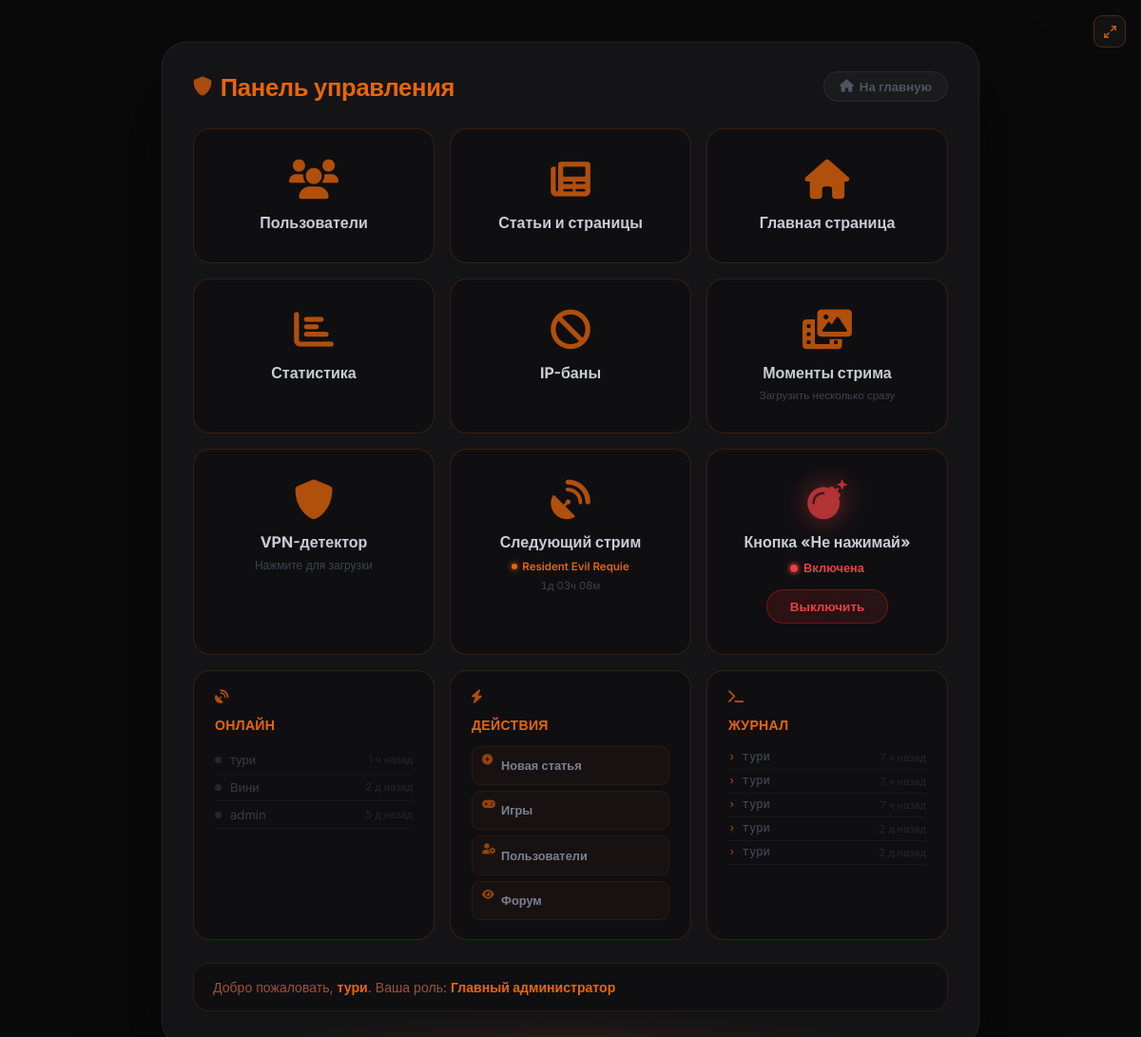
Page /admin (signed in) on the earlier database version.
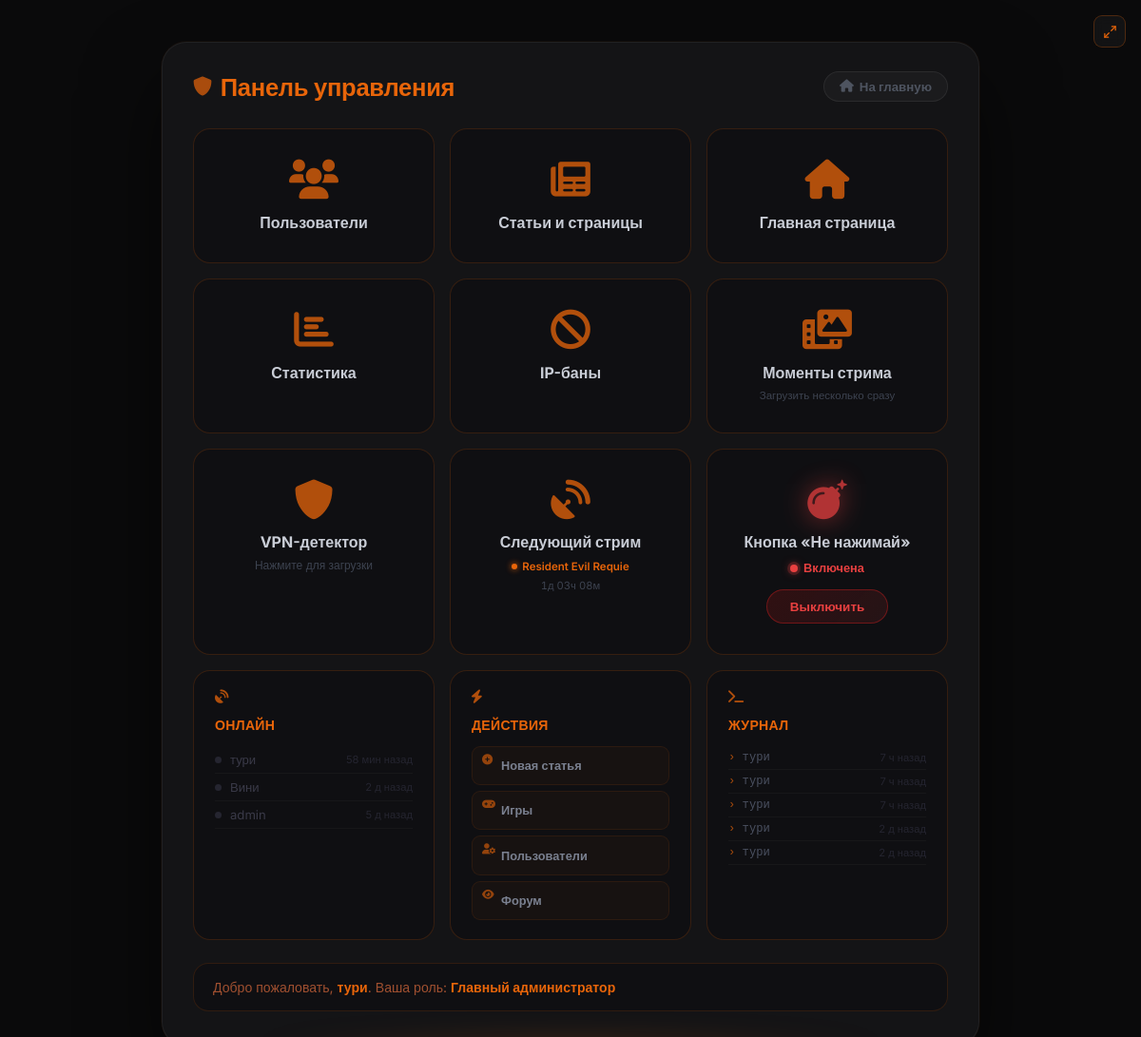
Same page on the later database version.
### models.py (models this page shows, shortened)
class NextStream(db.Model):
    __tablename__ = 'next_stream'
    id          = db.Column(db.Integer, primary_key=True)
    enabled     = db.Column(db.Boolean, default=False)
    title       = db.Column(db.String(200), default='')
    stream_dt   = db.Column(db.String(30),  default='')   # ISO: 2026-03-20T18:00
    description = db.Column(db.String(300), default='')

class User(db.Model, UserMixin):
    __tablename__ = 'users'
    id             = db.Column(db.Integer, primary_key=True)
    username       = db.Column(db.String(80),  unique=True, nullable=False)
    email          = db.Column(db.String(120), unique=True, nullable=False)
    password_hash  = db.Column(db.String(256), nullable=False)
    role           = db.Column(db.Integer, default=0)
    created_at     = db.Column(db.DateTime, default=datetime.utcnow)   # дата регистрации
    last_seen      = db.Column(db.DateTime, default=datetime.utcnow)
    banned_until   = db.Column(db.DateTime, nullable=True)
    ban_reason     = db.Column(db.String(500), nullable=True)
    banned_by_id   = db.Column(db.Integer, db.ForeignKey('users.id'), nullable=True)
    recovery_key   = db.Column(db.String(256), nullable=True)
    avatar         = db.Column(db.String(300), nullable=True)
    terms_agreed   = db.Column(db.Boolean, default=False)
    privacy_agreed = db.Column(db.Boolean, default=False)
    articles       = db.relationship('Article',  backref='author',     lazy='dynamic', foreign_keys='Article.author_id')
    comments       = db.relationship('Comment',  backref='author',     lazy='dynamic', foreign_keys='Comment.author_id')
    votes          = db.relationship('Vote',     backref='user',       lazy='dynamic')
    extra_pages    = db.relationship('ExtraPage', backref='author',    lazy='dynamic', foreign_keys='ExtraPage.author_id')
    comment_reactions = db.relationship('CommentReaction', backref='user', lazy='dynamic')
    def can_ip_ban(self):
        return self.role >= 4

### app.py (the view)
@app.route('/admin')
@login_required
@editor_required
def admin_panel():
    from sqlalchemy import func as sqlfunc
    settings = SiteSettings.get()
    stats = None
    digest_data = {}
    if current_user.role >= 4:
        stats = type('S', (), {
            'articles': Article.query.count(),
            'users':    User.query.count(),
            'comments': Comment.query.count(),
            'views':    db.session.query(sqlfunc.sum(Article.views)).scalar() or 0,
        })()
        recent_comments = Comment.query.order_by(Comment.created_at.desc()).limit(5).all()
        now = datetime.utcnow()
        def ago(dt):
            d = now - dt
            if d.seconds < 60: return 'только что'
            if d.seconds < 3600: return f'{d.seconds//60} мин назад'
            if d.days == 0: return f'{d.seconds//3600} ч назад'
            return f'{d.days} д назад'
        digest_data['recent_comments'] = [
            {'author': c.author.username if c.author else '?', 'ago': ago(c.created_at)}
            for c in recent_comments
        ]
        recent_users = User.query.order_by(User.last_seen.desc()).limit(5).all()
        digest_data['recent_users'] = [
            {'username': u.username,
             'ago': ago(u.last_seen),
             'online': (now - u.last_seen).total_seconds() < 300}
            for u in recent_users
        ]
    open_reports_count = Report.query.filter_by(resolved=False).count()
    return render_template('admin/dashboard.html',
                           chaos_button_enabled=settings.chaos_button_enabled,
                           stats=stats,
                           digest_data=digest_data,
                           next_stream_widget=NextStream.query.first(),
                           open_reports_count=open_reports_count)

### templates/admin/dashboard.html (shortened to what this page needs)
{% extends "base.html" %}
{% block content %}
<div class="admin-outer">
<div class="admin-card">
    <div class="admin-header">
        <h2 class="admin-title"><i class="fas fa-shield-alt"></i> Панель управления</h2>
        <a href="{{ url_for('index') }}" class="btn btn-secondary"><i class="fas fa-home"></i> На главную</a>
    </div>
    <div class="dash-grid">
        <a href="{{ url_for('admin_users') }}" class="dash-tile">
            <i class="fas fa-users"></i>
            <div class="dash-tile-label">Пользователи</div>
        </a>
        <a href="{{ url_for('admin_articles') }}" class="dash-tile">
            <i class="fas fa-newspaper"></i>
            <div class="dash-tile-label">Статьи и страницы</div>
        </a>
        <a href="{{ url_for('admin_home_settings') }}" class="dash-tile">
            <i class="fas fa-home"></i>
            <div class="dash-tile-label">Главная страница</div>
        </a>
        {% set _perm = current_user.permissions if current_user.permissions else none %}
        {% if current_user.role >= 4 or (_perm and _perm.can_see_stats) %}
        <a href="{{ url_for('admin_stats') }}" class="dash-tile">
            <i class="fas fa-chart-bar"></i>
            <div class="dash-tile-label">Статистика</div>
        </a>
        {% endif %}
        {% if current_user.can_ip_ban() or (_perm and _perm.can_ip_ban) %}
        <a href="{{ url_for('ip_ban_list') }}" class="dash-tile">
            <i class="fas fa-ban"></i>
            <div class="dash-tile-label">IP-баны</div>
        </a>
        {% endif %}
        {% if current_user.role >= 4 or (_perm and _perm.can_edit_home) %}
        <a href="{{ url_for('admin_home_settings') }}" class="dash-tile">
            <i class="fas fa-photo-film" style="color:#e8650a;"></i>
            <div class="dash-tile-label">Моменты стрима</div>
            <div style="margin-top:6px;font-size:0.72rem;color:#3d4350;">Загрузить несколько сразу</div>
        </a>
        {% endif %}
        {% if current_user.role >= 4 or (_perm and _perm.can_vpn_detect) %}
        <div class="dash-tile" id="vpnTile" style="cursor:pointer;" onclick="loadVpnLogs()">
            <i class="fas fa-shield-alt" style="color:#e8650a;"></i>
            <div class="dash-tile-label">VPN-детектор</div>
            <div id="vpnCount" style="margin-top:6px;font-size:0.75rem;color:#3d4350;">Нажмите для загрузки</div>
        </div>
        {% endif %}
        {% if current_user.role >= 4 or (_perm and _perm.can_next_stream) %}
        <div class="dash-tile" style="cursor:pointer;position:relative;overflow:hidden;" onclick="document.getElementById('nswModal').style.display='flex'">
            <i class="fas fa-satellite-dish" style="color:#e8650a;"></i>
            <div class="dash-tile-label">Следующий стрим</div>
            {% if next_stream_widget and next_stream_widget.enabled and next_stream_widget.stream_dt %}
            <div style="margin-top:8px;font-size:0.72rem;font-weight:600;color:#e8650a;display:flex;align-items:center;gap:5px;justify-content:center;">
                <span style="width:6px;height:6px;border-radius:50%;background:#e8650a;box-shadow:0 0 6px #e8650a;animation:chaosInd 1.2s ease infinite;"></span>
                {% if next_stream_widget.title %}{{ next_stream_widget.title[:20] }}{% else %}Настроен{% endif %}
            </div>
            <div id="dashNswTimer" style="margin-top:6px;font-size:0.7rem;color:#3d4350;font-variant-numeric:tabular-nums;"></div>
            {% else %}
            <div style="margin-top:6px;font-size:0.72rem;color:#2a2d35;">Нажмите для настройки</div>
            {% endif %}
        </div>
        {% endif %}
        {% if current_user.role >= 4 or (_perm and _perm.can_toggle_chaos) or (_perm and _perm.can_broadcast) %}
        {% if current_user.role >= 4 or (_perm and _perm.can_toggle_chaos) %}
        <div class="dash-tile" style="cursor:default;">
            <i class="fas fa-bomb" style="
                color:{% if chaos_button_enabled %}#e84040{% else %}#e8650a{% endif %};
                filter:{% if chaos_button_enabled %}drop-shadow(0 0 14px rgba(232,64,64,0.7)){% else %}none{% endif %};
                transition:all 0.3s;
            "></i>
            <div class="dash-tile-label">Кнопка «Не нажимай»</div>
            <div style="margin-top:9px;font-size:0.8rem;font-weight:700;
                display:inline-flex;align-items:center;gap:6px;
                color:{% if chaos_button_enabled %}#e84040{% else %}#3d4350{% endif %};">
                <span style="width:8px;height:8px;border-radius:50%;display:inline-block;
                    {% if chaos_button_enabled %}background:#e84040;box-shadow:0 0 0 3px rgba(232,64,64,0.2),0 0 10px rgba(232,64,64,0.6);animation:chaosInd 1s ease-in-out infinite;
                    {% else %}background:#252529;border:1px solid #333;{% endif %}"></span>
                {% if chaos_button_enabled %}Включена{% else %}Выключена{% endif %}
            </div>
            <form method="POST" action="{{ url_for('toggle_chaos_button') }}" style="margin-top:14px;">
                <button type="submit" style="padding:9px 24px;border-radius:20px;font-size:0.84rem;font-weight:700;
                    cursor:pointer;font-family:inherit;transition:all 0.22s;
                    {% if chaos_button_enabled %}
                    background:linear-gradient(135deg,rgba(180,20,20,0.2),rgba(232,64,64,0.1));
                    border:1px solid rgba(200,30,30,0.45);color:#e84040;
                    {% else %}
                    background:linear-gradient(135deg,rgba(232,101,10,0.15),rgba(232,101,10,0.06));
                    border:1px solid rgba(232,101,10,0.38);color:#e8650a;
                    {% endif %}">
                    {% if chaos_button_enabled %}Выключить{% else %}Включить{% endif %}
                </button>
            </form>
        </div>
        {% endif %}
        <div class="dash-tile" style="cursor:default;text-align:left;padding:20px 22px;">
            <div style="color:#e8650a;font-size:0.88rem;font-weight:800;letter-spacing:0.3px;margin-bottom:14px;">
                <i class="fas fa-satellite-dish" style="margin-right:7px;font-size:0.9rem;"></i>ОНЛАЙН
            </div>
            {% if digest_data and digest_data.recent_users %}
            {% for u in digest_data.recent_users %}
            <div style="display:flex;align-items:center;gap:9px;padding:6px 0;border-bottom:1px solid rgba(255,255,255,0.03);">
                <span style="width:7px;height:7px;border-radius:50%;flex-shrink:0;
                    {% if u.online %}background:#30c060;box-shadow:0 0 6px rgba(48,192,96,0.7);
                    {% else %}background:#252530;{% endif %}"></span>
                <span style="color:{% if u.online %}#c9cdd6{% else %}#3a3a48{% endif %};font-size:0.82rem;font-weight:{% if u.online %}600{% else %}400{% endif %};flex:1;overflow:hidden;text-overflow:ellipsis;white-space:nowrap;">{{ u.username }}</span>
                <span style="color:#252530;font-size:0.7rem;white-space:nowrap;">{{ u.ago }}</span>
            </div>
            {% endfor %}
            {% else %}
            <div style="color:#252530;font-size:0.8rem;padding:12px 0;">Нет данных</div>
            {% endif %}
        </div>
        <div class="dash-tile" style="cursor:default;text-align:left;padding:20px 22px;">
            <div style="color:#e8650a;font-size:0.88rem;font-weight:800;letter-spacing:0.3px;margin-bottom:14px;">
                <i class="fas fa-bolt" style="margin-right:7px;font-size:0.9rem;"></i>ДЕЙСТВИЯ
            </div>
            <div style="display:flex;flex-direction:column;gap:6px;">
                {% set actions = [
                    (url_for('admin_article_create'), 'fas fa-plus-circle', 'Новая статья'),
                    (url_for('admin_games'),          'fas fa-gamepad',     'Игры'),
                    (url_for('admin_users'),          'fas fa-user-cog',    'Пользователи'),
                    (url_for('forum'),                'fas fa-eye',         'Форум'),
                ] %}
                {% for href, icon, lbl in actions %}
                <a href="{{ href }}" style="display:flex;align-items:center;gap:9px;padding:7px 10px;
                    border-radius:9px;background:rgba(232,101,10,0.04);border:1px solid rgba(232,101,10,0.1);
                    color:#7a8090;font-size:0.8rem;font-weight:600;text-decoration:none;transition:all 0.18s;"
                    onmouseover="this.style.background='rgba(232,101,10,0.1)';this.style.color='#e8650a';this.style.borderColor='rgba(232,101,10,0.3)'"
                    onmouseout="this.style.background='rgba(232,101,10,0.04)';this.style.color='#7a8090';this.style.borderColor='rgba(232,101,10,0.1)'">
                    <i class="{{ icon }}" style="width:11px;font-size:0.7rem;text-align:center;opacity:0.6;color:#e8650a;flex-shrink:0;"></i> {{ lbl }}
                </a>
                {% endfor %}
            </div>
        </div>
        <div class="dash-tile" style="cursor:default;text-align:left;padding:20px 22px;">
            <div style="color:#e8650a;font-size:0.88rem;font-weight:800;letter-spacing:0.3px;margin-bottom:14px;">
                <i class="fas fa-terminal" style="margin-right:7px;font-size:0.9rem;"></i>ЖУРНАЛ
            </div>
            {% if digest_data and digest_data.recent_comments %}
            {% for c in digest_data.recent_comments %}
            <div style="display:flex;justify-content:space-between;align-items:center;padding:5px 0;
                border-bottom:1px solid rgba(255,255,255,0.03);">
                <span style="color:#4a5060;font-size:0.76rem;font-family:monospace;">
                    <span style="color:#e8650a;opacity:0.7;">›</span> {{ c.author }}
                </span>
                <span style="color:#252530;font-size:0.7rem;">{{ c.ago }}</span>
            </div>
            {% endfor %}
            {% else %}
            <div style="color:#252530;font-size:0.8rem;padding:12px 0;font-family:monospace;">_ нет событий</div>
            {% endif %}
        </div>
        {% endif %}
    </div>
    <div class="welcome-box">
        Добро пожаловать, <strong>{{ current_user.username }}</strong>. Ваша роль:
        <strong>
        {% if current_user.role == 4 %}Главный администратор
        {% elif current_user.role == 3 %}Старший модератор
        {% elif current_user.role == 2 %}Редактор
        {% elif current_user.role == 1 %}Модератор чата
        {% else %}Обычный пользователь{% endif %}
        </strong>
    </div>
</div>
</div>
{% endblock %}

### templates/base.html (shortened to what this page needs)
<!DOCTYPE html>
<html lang="ru">
<head>
    <link rel="stylesheet" href="https://cdnjs.cloudflare.com/ajax/libs/font-awesome/6.0.0-beta3/css/all.min.css">
</head>
<body class="{% block body_class %}{% endblock %}">
<button id="_fs_btn" title="Полный экран" onclick="_fsToggle()">
    <svg id="_fs_icon" viewBox="0 0 24 24">
        <polyline points="15 3 21 3 21 9"/><polyline points="9 21 3 21 3 15"/>
        <line x1="21" y1="3" x2="14" y2="10"/><line x1="3" y1="21" x2="10" y2="14"/>
    </svg>
</button>
    <div class="container">
        {% block content %}{% endblock %}
    </div>
</body>
</html>

Differences in the rows shown:
changed User "тури": ago "1 ч назад" → "58 мин назад"
